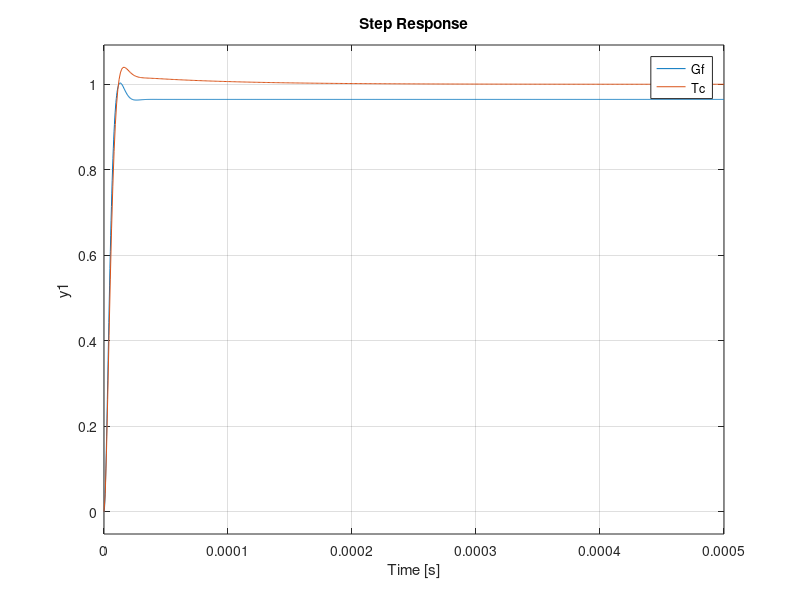

This chart was generated by the following MATLAB code: (Note: this script raises an error after producing the figure.)
%% Lipa Workspace
clc;
clear;

%% Main

s = tf('s');

R = 300;
Vin = 14.8;
D = 12/Vin;
c = 6.75*10^(-9);
L = 35.15*10^(-3);
K = 1.84;


G = K * ((Vin)/(L*c*s^2+(L/R)*s+1));
bode(G);
%T = feedback(G*K,1);
%nyquist(T);
%rlocus(G);


%step(T * 12);
%Gc = s + 122.96*10^(3);
%k = 0:.01:50;
%rlocus(G,k);
%title("Lugar geométrico das raízes");
%%
T = feedback(G*K,1);
%figure, step(T*D*14.8);
%stepinfo(T*D*14.8)
%title('Resposta ao degrau');


%% Resposta em frequência
Ts = 3.4673;
Tsd = Ts/3;
Up = 4/100;
zeta = -log(Up)/(sqrt(pi^2+log(Up)^2));
wn = 4/(Tsd*zeta);
tetam = 100 * zeta;

sd1 = -zeta*wn + wn * sqrt(-1*(1-zeta^2));
sd2 = -zeta*wn - wn * sqrt(-1*(1-zeta^2));

[Gm,Pm,Wcg,Wcp] = margin(G);
disp(Pm);

%% sintonia
s = tf('s');

R = 300;
Vin = 14.8;
D = 12/Vin;
c = 6.75*10^(-9);
L = 35.15*10^(-3);
K = 1.84;


G = K * ((Vin)/(L*c*s^2+(L/R)*s+1));

%bode(G);
Gf = feedback(G,1);
%step(G);

tau = 1.2 * (10^-4);
theta = 7.5 * (10 ^ -6);
k = 14.8;

Kc = (0.6*tau)/(theta*k);

Ti = tau;
Gc = Kc + 1/(Ti*s); %Funcao do compensador
K2 = 1.31; 

Tc = feedback(G*Gc*K2,1);
step(Gf, Tc);
stepinfo(Tc)
legend('T (Funcao sem compensacao)','Tc (Funcao com compensacao)');
title('Resposta ao degrau');
grid on;